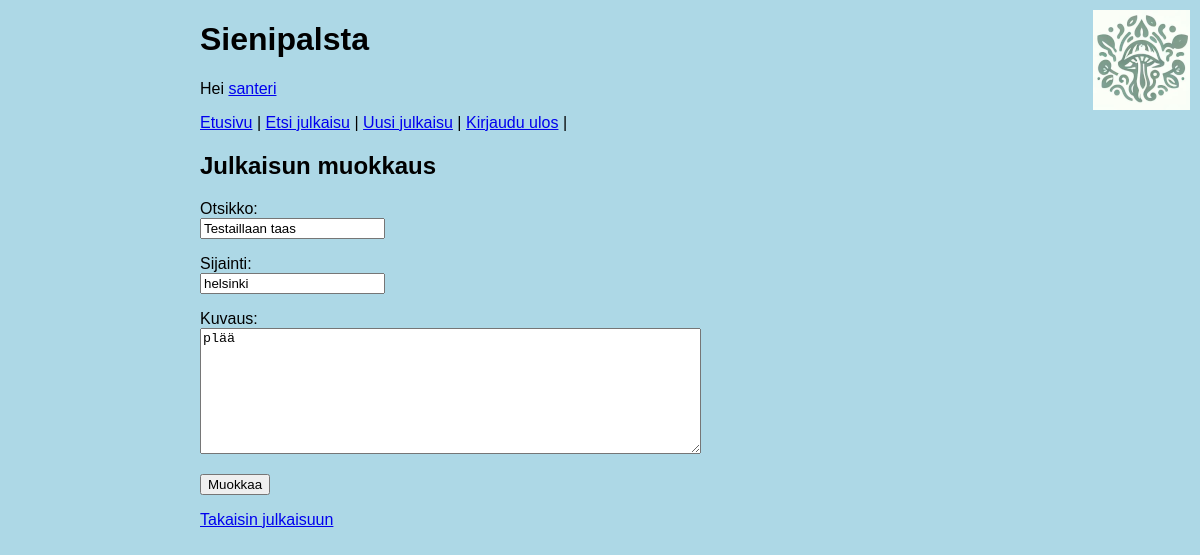
Before: /edit_item/6 (signed in) with the older database file.
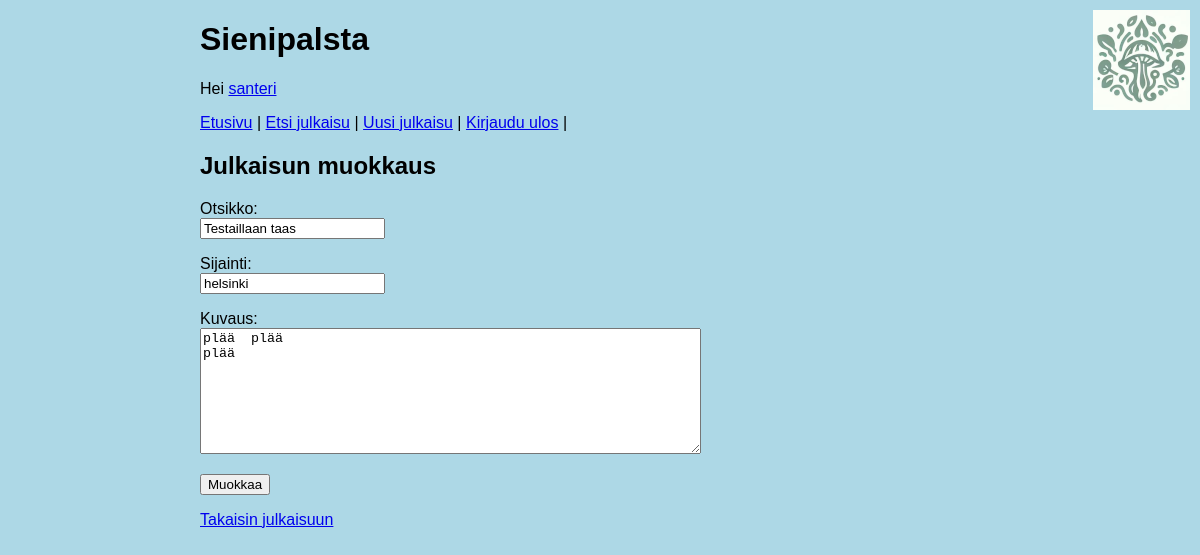
After: the same page with the newer database file.
### tables this page shows
CREATE TABLE users (id INTEGER PRIMARY KEY, username TEXT UNIQUE, password_hash TEXT);

CREATE TABLE items (
    id INTEGER PRIMARY KEY,
    title TEXT,
    location TEXT,
    description TEXT,
    user_id INTEGER REFERENCES users
);

### app.py (the view)
@app.route("/edit_item/<int:item_id>")
def edit_item(item_id):
    require_login()
    item = items.get_item(item_id)
    if not item:
        abort(404)
    if item["user_id"] != session["user_id"]:
        abort(403)
    return render_template("edit_item.html", item=item)

### app.py (called while the page is built)
def require_login():
    if "user_id" not in session:
        abort(403)

### db.py (called while the page is built)
def get_connection():
    con = sqlite3.connect("database.db")
    con.execute("PRAGMA foreign_keys = ON")
    con.row_factory = sqlite3.Row
    return con

def query(sql, params=[]):
    con = get_connection()
    con.execute("PRAGMA foreign_keys = ON")
    result = con.execute(sql, params).fetchall()
    con.close()
    return result

### items.py (called while the page is built)
def get_item(item_id):
    sql = """SELECT items.id,
                    items.title,
                    items.location,
                    items.description,
                    users.id user_id,
                    users.username
             FROM items, users
             WHERE items.user_id = users.id AND
                   items.id = ?"""
    result = db.query(sql, [item_id])
    return result[0] if result else None

### templates/edit_item.html (shortened to what this page needs)
{% extends "layout.html" %}
{% block content %}
<body>
  <h2>Julkaisun muokkaus</h2>
  <form action="/update_item" method="post">
    <p>
      Otsikko: <br />
      <input type="text" name="title" value="{{ item.title }}" maxlength="50" required />
    </p>
    <p>
      Sijainti: <br />
      <input type="text" name="location" value="{{ item.location }}" maxlength="50" required/>
    </p>
    <p>
    <p>
      Kuvaus: <br />
      <textarea name="description" rows="8" cols="60" maxlength="1000" required>{{ item.description }} </textarea>
    </p>
    <p>
      <input type="submit" value="Muokkaa" />
    </p>
  </form>
<p>
  <a href="/item/{{ item.id }}">Takaisin julkaisuun</a>
</p>
</body>
{% endblock %}

### templates/layout.html (shortened to what this page needs)
<!DOCTYPE html>
<html>
<head>
  <link rel="stylesheet" href="/static/main.css">
</head>
<body>
  <img src="/static/logo.png" alt="Logo" class="logo">
  <h1>Sienipalsta</h1>
  {% if session.user_id %}
  <p>
    Hei <a href="/user/{{ session.user_id }}">{{ session.username }}</a>
  </p>
  {% endif %}
  <p>
    <a href="/">Etusivu</a> |
    <a href="/find_item">Etsi julkaisu</a> |
  {% if session.user_id %}
    <a href="/new_item">Uusi julkaisu</a> |
    <a href="/logout">Kirjaudu ulos</a> |
  {% else %}
    <a href="/login">Kirjaudu sisään</a> |
    <a href="/register">Luo tunnus</a>
  {% endif %}
  </p>
  {% block content %}{% endblock %}
</body>
</html>

### static/main.css (style rules this page uses)
body { margin: auto; max-width: 50em; font-family: sans-serif; background-color: lightblue; }
.logo { position: absolute; top: 10px; right: 10px; }

Changed rows visible on the page:
changed items "Testaillaan taas": description "plää" → "plää plää plää"
